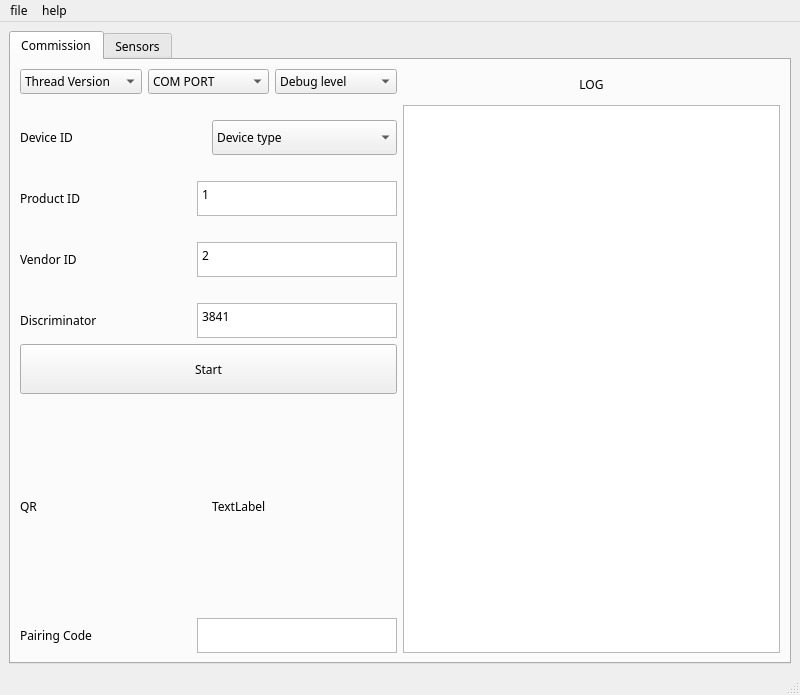
<?xml version="1.0" encoding="UTF-8"?>
<ui version="4.0">
 <class>MainWindow</class>
 <widget class="QMainWindow" name="MainWindow">
  <property name="geometry">
   <rect>
    <x>0</x>
    <y>0</y>
    <width>800</width>
    <height>695</height>
   </rect>
  </property>
  <property name="sizePolicy">
   <sizepolicy hsizetype="Expanding" vsizetype="Expanding">
    <horstretch>0</horstretch>
    <verstretch>0</verstretch>
   </sizepolicy>
  </property>
  <property name="font">
   <font>
    <family>맑은 고딕</family>
   </font>
  </property>
  <property name="windowTitle">
   <string>MainWindow</string>
  </property>
  <widget class="QWidget" name="centralwidget">
   <property name="sizePolicy">
    <sizepolicy hsizetype="Expanding" vsizetype="Expanding">
     <horstretch>0</horstretch>
     <verstretch>0</verstretch>
    </sizepolicy>
   </property>
   <layout class="QVBoxLayout" name="verticalLayout_5">
    <item>
     <widget class="QTabWidget" name="horizontalTabWidget">
      <property name="font">
       <font>
        <family>맑은 고딕</family>
        <weight>50</weight>
        <bold>false</bold>
        <kerning>true</kerning>
       </font>
      </property>
      <property name="currentIndex">
       <number>0</number>
      </property>
      <widget class="QWidget" name="tab2">
       <attribute name="title">
        <string>Commission</string>
       </attribute>
       <layout class="QHBoxLayout" name="horizontalLayout_5">
        <item>
         <layout class="QVBoxLayout" name="verticalLayout_3">
          <item>
           <layout class="QHBoxLayout" name="horizontalLayout_9">
            <item>
             <widget class="QComboBox" name="comboBoxThread">
              <property name="font">
               <font>
                <weight>50</weight>
                <bold>false</bold>
               </font>
              </property>
              <property name="currentText">
               <string>Thread Version</string>
              </property>
              <item>
               <property name="text">
                <string>Thread Version</string>
               </property>
              </item>
              <item>
               <property name="text">
                <string>1.3.0</string>
               </property>
              </item>
             </widget>
            </item>
            <item>
             <widget class="QComboBox" name="comboBoxCom">
              <property name="font">
               <font>
                <weight>50</weight>
                <bold>false</bold>
               </font>
              </property>
              <item>
               <property name="text">
                <string>COM PORT</string>
               </property>
              </item>
             </widget>
            </item>
            <item>
             <widget class="QComboBox" name="comboBoxDebug">
              <property name="font">
               <font>
                <weight>50</weight>
                <bold>false</bold>
               </font>
              </property>
              <item>
               <property name="text">
                <string>Debug level</string>
               </property>
              </item>
              <item>
               <property name="text">
                <string>1</string>
               </property>
              </item>
              <item>
               <property name="text">
                <string>2</string>
               </property>
              </item>
              <item>
               <property name="text">
                <string>3</string>
               </property>
              </item>
              <item>
               <property name="text">
                <string>4</string>
               </property>
              </item>
              <item>
               <property name="text">
                <string>5</string>
               </property>
              </item>
             </widget>
            </item>
           </layout>
          </item>
          <item>
           <spacer name="horizontalSpacer_4">
            <property name="font">
             <font>
              <weight>50</weight>
              <bold>false</bold>
             </font>
            </property>
            <property name="orientation">
             <enum>Qt::Horizontal</enum>
            </property>
            <property name="sizeHint" stdset="0">
             <size>
              <width>40</width>
              <height>20</height>
             </size>
            </property>
           </spacer>
          </item>
          <item>
           <layout class="QHBoxLayout" name="horizontalLayout_4">
            <property name="sizeConstraint">
             <enum>QLayout::SetDefaultConstraint</enum>
            </property>
            <item>
             <widget class="QLabel" name="labelDevice">
              <property name="font">
               <font>
                <family>맑은 고딕</family>
                <weight>50</weight>
                <bold>false</bold>
               </font>
              </property>
              <property name="text">
               <string>Device ID</string>
              </property>
             </widget>
            </item>
            <item>
             <widget class="QComboBox" name="comboBoxDevice">
              <property name="maximumSize">
               <size>
                <width>200</width>
                <height>35</height>
               </size>
              </property>
              <property name="font">
               <font>
                <weight>50</weight>
                <bold>false</bold>
               </font>
              </property>
              <item>
               <property name="text">
                <string>Device type</string>
               </property>
              </item>
              <item>
               <property name="text">
                <string>LightBulb</string>
               </property>
              </item>
              <item>
               <property name="text">
                <string>DoorLock</string>
               </property>
              </item>
             </widget>
            </item>
           </layout>
          </item>
          <item>
           <spacer name="horizontalSpacer_3">
            <property name="font">
             <font>
              <family>맑은 고딕</family>
              <weight>50</weight>
              <bold>false</bold>
             </font>
            </property>
            <property name="orientation">
             <enum>Qt::Horizontal</enum>
            </property>
            <property name="sizeHint" stdset="0">
             <size>
              <width>40</width>
              <height>20</height>
             </size>
            </property>
           </spacer>
          </item>
          <item>
           <layout class="QHBoxLayout" name="horizontalLayout_6">
            <item>
             <widget class="QLabel" name="labelProduct">
              <property name="font">
               <font>
                <family>맑은 고딕</family>
                <weight>50</weight>
                <bold>false</bold>
               </font>
              </property>
              <property name="text">
               <string>Product ID</string>
              </property>
             </widget>
            </item>
            <item>
             <widget class="QPlainTextEdit" name="plainTextEditProduct">
              <property name="sizePolicy">
               <sizepolicy hsizetype="Preferred" vsizetype="Fixed">
                <horstretch>0</horstretch>
                <verstretch>0</verstretch>
               </sizepolicy>
              </property>
              <property name="maximumSize">
               <size>
                <width>200</width>
                <height>35</height>
               </size>
              </property>
              <property name="font">
               <font>
                <family>맑은 고딕</family>
                <weight>50</weight>
                <bold>false</bold>
               </font>
              </property>
              <property name="tabChangesFocus">
               <bool>true</bool>
              </property>
              <property name="plainText">
               <string>1</string>
              </property>
             </widget>
            </item>
           </layout>
          </item>
          <item>
           <spacer name="horizontalSpacer">
            <property name="font">
             <font>
              <family>맑은 고딕</family>
              <weight>50</weight>
              <bold>false</bold>
             </font>
            </property>
            <property name="orientation">
             <enum>Qt::Horizontal</enum>
            </property>
            <property name="sizeType">
             <enum>QSizePolicy::Preferred</enum>
            </property>
            <property name="sizeHint" stdset="0">
             <size>
              <width>40</width>
              <height>20</height>
             </size>
            </property>
           </spacer>
          </item>
          <item>
           <layout class="QHBoxLayout" name="horizontalLayout_7">
            <item>
             <widget class="QLabel" name="labelVendor">
              <property name="font">
               <font>
                <family>맑은 고딕</family>
                <weight>50</weight>
                <bold>false</bold>
               </font>
              </property>
              <property name="text">
               <string>Vendor ID</string>
              </property>
             </widget>
            </item>
            <item>
             <widget class="QPlainTextEdit" name="plainTextEditVendor">
              <property name="sizePolicy">
               <sizepolicy hsizetype="Preferred" vsizetype="Fixed">
                <horstretch>0</horstretch>
                <verstretch>0</verstretch>
               </sizepolicy>
              </property>
              <property name="maximumSize">
               <size>
                <width>200</width>
                <height>35</height>
               </size>
              </property>
              <property name="font">
               <font>
                <family>맑은 고딕</family>
                <weight>50</weight>
                <bold>false</bold>
               </font>
              </property>
              <property name="tabChangesFocus">
               <bool>true</bool>
              </property>
              <property name="plainText">
               <string>2</string>
              </property>
             </widget>
            </item>
           </layout>
          </item>
          <item>
           <spacer name="horizontalSpacer_2">
            <property name="font">
             <font>
              <family>맑은 고딕</family>
              <weight>50</weight>
              <bold>false</bold>
             </font>
            </property>
            <property name="orientation">
             <enum>Qt::Horizontal</enum>
            </property>
            <property name="sizeHint" stdset="0">
             <size>
              <width>40</width>
              <height>20</height>
             </size>
            </property>
           </spacer>
          </item>
          <item>
           <layout class="QHBoxLayout" name="horizontalLayout_8">
            <property name="sizeConstraint">
             <enum>QLayout::SetDefaultConstraint</enum>
            </property>
            <item>
             <widget class="QLabel" name="labelDisc">
              <property name="font">
               <font>
                <weight>50</weight>
                <bold>false</bold>
               </font>
              </property>
              <property name="text">
               <string>Discriminator</string>
              </property>
             </widget>
            </item>
            <item>
             <widget class="QPlainTextEdit" name="plainTextEditDisc">
              <property name="sizePolicy">
               <sizepolicy hsizetype="Preferred" vsizetype="Fixed">
                <horstretch>0</horstretch>
                <verstretch>0</verstretch>
               </sizepolicy>
              </property>
              <property name="maximumSize">
               <size>
                <width>200</width>
                <height>35</height>
               </size>
              </property>
              <property name="font">
               <font>
                <family>맑은 고딕</family>
                <weight>50</weight>
                <bold>false</bold>
               </font>
              </property>
              <property name="tabChangesFocus">
               <bool>true</bool>
              </property>
              <property name="plainText">
               <string>3841</string>
              </property>
             </widget>
            </item>
           </layout>
          </item>
          <item>
           <layout class="QHBoxLayout" name="horizontalLayout_3">
            <item>
             <widget class="QPushButton" name="pushButtonStart">
              <property name="maximumSize">
               <size>
                <width>16777215</width>
                <height>50</height>
               </size>
              </property>
              <property name="font">
               <font>
                <weight>50</weight>
                <bold>false</bold>
               </font>
              </property>
              <property name="text">
               <string>Start</string>
              </property>
             </widget>
            </item>
           </layout>
          </item>
          <item>
           <spacer name="horizontalSpacer_5">
            <property name="font">
             <font>
              <weight>50</weight>
              <bold>false</bold>
             </font>
            </property>
            <property name="orientation">
             <enum>Qt::Horizontal</enum>
            </property>
            <property name="sizeHint" stdset="0">
             <size>
              <width>40</width>
              <height>20</height>
             </size>
            </property>
           </spacer>
          </item>
          <item>
           <layout class="QHBoxLayout" name="horizontalLayout_11">
            <item>
             <widget class="QLabel" name="labelQR">
              <property name="text">
               <string>QR</string>
              </property>
             </widget>
            </item>
            <item>
             <widget class="QLabel" name="labelQR2">
              <property name="sizePolicy">
               <sizepolicy hsizetype="Fixed" vsizetype="Fixed">
                <horstretch>0</horstretch>
                <verstretch>0</verstretch>
               </sizepolicy>
              </property>
              <property name="minimumSize">
               <size>
                <width>150</width>
                <height>150</height>
               </size>
              </property>
              <property name="maximumSize">
               <size>
                <width>121212</width>
                <height>121212</height>
               </size>
              </property>
              <property name="text">
               <string>TextLabel</string>
              </property>
             </widget>
            </item>
           </layout>
          </item>
          <item>
           <spacer name="horizontalSpacer_6">
            <property name="orientation">
             <enum>Qt::Horizontal</enum>
            </property>
            <property name="sizeHint" stdset="0">
             <size>
              <width>40</width>
              <height>20</height>
             </size>
            </property>
           </spacer>
          </item>
          <item>
           <layout class="QHBoxLayout" name="horizontalLayout_10">
            <item>
             <widget class="QLabel" name="labelPairing">
              <property name="font">
               <font>
                <weight>50</weight>
                <bold>false</bold>
               </font>
              </property>
              <property name="text">
               <string>Pairing Code</string>
              </property>
             </widget>
            </item>
            <item>
             <widget class="QPlainTextEdit" name="plainTextEditPairing">
              <property name="sizePolicy">
               <sizepolicy hsizetype="Preferred" vsizetype="Fixed">
                <horstretch>0</horstretch>
                <verstretch>0</verstretch>
               </sizepolicy>
              </property>
              <property name="maximumSize">
               <size>
                <width>200</width>
                <height>35</height>
               </size>
              </property>
              <property name="font">
               <font>
                <weight>50</weight>
                <bold>false</bold>
               </font>
              </property>
             </widget>
            </item>
           </layout>
          </item>
         </layout>
        </item>
        <item>
         <layout class="QVBoxLayout" name="verticalLayout_4">
          <property name="sizeConstraint">
           <enum>QLayout::SetDefaultConstraint</enum>
          </property>
          <item>
           <widget class="QLabel" name="labelLog">
            <property name="sizePolicy">
             <sizepolicy hsizetype="Preferred" vsizetype="Fixed">
              <horstretch>0</horstretch>
              <verstretch>0</verstretch>
             </sizepolicy>
            </property>
            <property name="minimumSize">
             <size>
              <width>0</width>
              <height>0</height>
             </size>
            </property>
            <property name="maximumSize">
             <size>
              <width>16777215</width>
              <height>30</height>
             </size>
            </property>
            <property name="font">
             <font>
              <family>맑은 고딕</family>
              <weight>50</weight>
              <bold>false</bold>
             </font>
            </property>
            <property name="text">
             <string>LOG</string>
            </property>
            <property name="alignment">
             <set>Qt::AlignCenter</set>
            </property>
           </widget>
          </item>
          <item>
           <widget class="QPlainTextEdit" name="plainTextEditLog">
            <property name="sizePolicy">
             <sizepolicy hsizetype="Expanding" vsizetype="Preferred">
              <horstretch>0</horstretch>
              <verstretch>0</verstretch>
             </sizepolicy>
            </property>
            <property name="font">
             <font>
              <family>맑은 고딕</family>
              <weight>50</weight>
              <bold>false</bold>
             </font>
            </property>
           </widget>
          </item>
         </layout>
        </item>
       </layout>
      </widget>
      <widget class="QWidget" name="tab1">
       <property name="sizePolicy">
        <sizepolicy hsizetype="Preferred" vsizetype="Preferred">
         <horstretch>0</horstretch>
         <verstretch>0</verstretch>
        </sizepolicy>
       </property>
       <attribute name="title">
        <string>Sensors</string>
       </attribute>
       <layout class="QHBoxLayout" name="horizontalLayout">
        <property name="sizeConstraint">
         <enum>QLayout::SetNoConstraint</enum>
        </property>
        <item>
         <layout class="QVBoxLayout" name="verticalLayout_2">
          <property name="sizeConstraint">
           <enum>QLayout::SetDefaultConstraint</enum>
          </property>
          <item>
           <layout class="QGridLayout" name="gridLayout">
            <property name="sizeConstraint">
             <enum>QLayout::SetDefaultConstraint</enum>
            </property>
            <item row="2" column="1">
             <widget class="QPushButton" name="btnLight">
              <property name="sizePolicy">
               <sizepolicy hsizetype="Fixed" vsizetype="Fixed">
                <horstretch>0</horstretch>
                <verstretch>0</verstretch>
               </sizepolicy>
              </property>
              <property name="minimumSize">
               <size>
                <width>80</width>
                <height>80</height>
               </size>
              </property>
              <property name="text">
               <string>OFF</string>
              </property>
              <property name="iconSize">
               <size>
                <width>0</width>
                <height>0</height>
               </size>
              </property>
              <property name="checkable">
               <bool>false</bool>
              </property>
              <property name="autoDefault">
               <bool>false</bool>
              </property>
              <property name="default">
               <bool>false</bool>
              </property>
              <property name="flat">
               <bool>false</bool>
              </property>
             </widget>
            </item>
            <item row="2" column="0">
             <widget class="QLabel" name="lightLabel2">
              <property name="text">
               <string>ON/OFF</string>
              </property>
             </widget>
            </item>
            <item row="3" column="0">
             <widget class="QLabel" name="lightLabel3">
              <property name="sizePolicy">
               <sizepolicy hsizetype="Preferred" vsizetype="Preferred">
                <horstretch>0</horstretch>
                <verstretch>0</verstretch>
               </sizepolicy>
              </property>
              <property name="text">
               <string>no use</string>
              </property>
             </widget>
            </item>
            <item row="3" column="1">
             <widget class="QSlider" name="horizontalSlider">
              <property name="sizePolicy">
               <sizepolicy hsizetype="Expanding" vsizetype="Fixed">
                <horstretch>0</horstretch>
                <verstretch>0</verstretch>
               </sizepolicy>
              </property>
              <property name="minimumSize">
               <size>
                <width>0</width>
                <height>30</height>
               </size>
              </property>
              <property name="orientation">
               <enum>Qt::Horizontal</enum>
              </property>
             </widget>
            </item>
            <item row="1" column="1">
             <widget class="QLabel" name="lightLabel1">
              <property name="sizePolicy">
               <sizepolicy hsizetype="Preferred" vsizetype="Preferred">
                <horstretch>0</horstretch>
                <verstretch>0</verstretch>
               </sizepolicy>
              </property>
              <property name="minimumSize">
               <size>
                <width>0</width>
                <height>0</height>
               </size>
              </property>
              <property name="frameShape">
               <enum>QFrame::NoFrame</enum>
              </property>
              <property name="lineWidth">
               <number>1</number>
              </property>
              <property name="text">
               <string>LightBulb</string>
              </property>
             </widget>
            </item>
            <item row="1" column="0">
             <widget class="QLabel" name="label_2">
              <property name="enabled">
               <bool>true</bool>
              </property>
              <property name="sizePolicy">
               <sizepolicy hsizetype="Preferred" vsizetype="Preferred">
                <horstretch>0</horstretch>
                <verstretch>0</verstretch>
               </sizepolicy>
              </property>
              <property name="minimumSize">
               <size>
                <width>0</width>
                <height>50</height>
               </size>
              </property>
              <property name="maximumSize">
               <size>
                <width>80</width>
                <height>80</height>
               </size>
              </property>
              <property name="frameShape">
               <enum>QFrame::Box</enum>
              </property>
              <property name="text">
               <string/>
              </property>
              <property name="scaledContents">
               <bool>true</bool>
              </property>
             </widget>
            </item>
           </layout>
          </item>
          <item>
           <layout class="QGridLayout" name="gridLayout_2">
            <property name="sizeConstraint">
             <enum>QLayout::SetNoConstraint</enum>
            </property>
            <item row="0" column="0">
             <widget class="QLabel" name="label">
              <property name="text">
               <string>Reserved</string>
              </property>
             </widget>
            </item>
           </layout>
          </item>
         </layout>
        </item>
        <item>
         <layout class="QVBoxLayout" name="verticalLayout">
          <property name="sizeConstraint">
           <enum>QLayout::SetNoConstraint</enum>
          </property>
          <item>
           <widget class="QTextEdit" name="teInput">
            <property name="sizePolicy">
             <sizepolicy hsizetype="Expanding" vsizetype="Preferred">
              <horstretch>0</horstretch>
              <verstretch>0</verstretch>
             </sizepolicy>
            </property>
            <property name="minimumSize">
             <size>
              <width>0</width>
              <height>0</height>
             </size>
            </property>
            <property name="maximumSize">
             <size>
              <width>16777215</width>
              <height>50</height>
             </size>
            </property>
           </widget>
          </item>
          <item>
           <widget class="QTextEdit" name="teOutput">
            <property name="sizePolicy">
             <sizepolicy hsizetype="Expanding" vsizetype="Preferred">
              <horstretch>0</horstretch>
              <verstretch>0</verstretch>
             </sizepolicy>
            </property>
            <property name="frameShape">
             <enum>QFrame::StyledPanel</enum>
            </property>
            <property name="frameShadow">
             <enum>QFrame::Sunken</enum>
            </property>
            <property name="tabChangesFocus">
             <bool>false</bool>
            </property>
            <property name="readOnly">
             <bool>true</bool>
            </property>
            <property name="textInteractionFlags">
             <set>Qt::LinksAccessibleByMouse|Qt::TextSelectableByKeyboard|Qt::TextSelectableByMouse</set>
            </property>
           </widget>
          </item>
          <item>
           <layout class="QHBoxLayout" name="horizontalLayout_2">
            <property name="sizeConstraint">
             <enum>QLayout::SetNoConstraint</enum>
            </property>
            <item>
             <widget class="QPushButton" name="btnInput">
              <property name="sizePolicy">
               <sizepolicy hsizetype="Minimum" vsizetype="Fixed">
                <horstretch>0</horstretch>
                <verstretch>0</verstretch>
               </sizepolicy>
              </property>
              <property name="minimumSize">
               <size>
                <width>0</width>
                <height>30</height>
               </size>
              </property>
              <property name="text">
               <string>Input</string>
              </property>
             </widget>
            </item>
            <item>
             <widget class="QPushButton" name="pushButton">
              <property name="sizePolicy">
               <sizepolicy hsizetype="Minimum" vsizetype="Fixed">
                <horstretch>0</horstretch>
                <verstretch>0</verstretch>
               </sizepolicy>
              </property>
              <property name="minimumSize">
               <size>
                <width>0</width>
                <height>30</height>
               </size>
              </property>
              <property name="text">
               <string>Reset</string>
              </property>
             </widget>
            </item>
           </layout>
          </item>
         </layout>
        </item>
       </layout>
      </widget>
     </widget>
    </item>
   </layout>
  </widget>
  <widget class="QMenuBar" name="menubar">
   <property name="geometry">
    <rect>
     <x>0</x>
     <y>0</y>
     <width>800</width>
     <height>21</height>
    </rect>
   </property>
   <widget class="QMenu" name="menufile">
    <property name="title">
     <string>file</string>
    </property>
    <addaction name="actionopen"/>
    <addaction name="actionexit"/>
   </widget>
   <widget class="QMenu" name="menuhelp">
    <property name="title">
     <string>help</string>
    </property>
    <addaction name="actioninformation"/>
   </widget>
   <addaction name="menufile"/>
   <addaction name="menuhelp"/>
  </widget>
  <widget class="QStatusBar" name="statusbar"/>
  <action name="actionopen">
   <property name="text">
    <string>open</string>
   </property>
  </action>
  <action name="actionexit">
   <property name="text">
    <string>exit</string>
   </property>
  </action>
  <action name="actioninformation">
   <property name="text">
    <string>information</string>
   </property>
  </action>
 </widget>
 <resources/>
 <connections/>
</ui>
